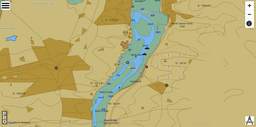
#> input picture comparator/chart.png, 256 x 127 px, shrunk from 1297 x 643 before the run; the run also reads 1 picture not shown here
$ python main.py   (Python 2 division)
#> lines starting #> are read from the running program, lines starting #| are printed output that depends on the picture
### comparator/image_processor.py
### This code processes our chart image.

from PIL import Image
import os

import colours
import simplifier
import black_remover

class Image_processor:
  # Fields.
  simp = simplifier.Simplifier()
  blck = black_remover.Black_remover()
  input_image = None
  img = None
  pxx = None

  # Setters.
  def set_input_image(self, s):
    self.input_image = s
  def set_img(self):
    self.img = Image.open(self.input_image)
#> self.img is the input picture: PIL image 256x127 RGBA; mean R, G, B, A 187.2, 175.2, 116, 255
  def set_img_dash(self, new_img):
    self.img = new_img
  def set_pxx(self):
    self.pxx = self.img.load()
  def set_pxx_dash(self, new_pxx):
    self.pxx = new_pxx
  def set_all(self, s):
    self.set_input_image(s)
    self.set_img()
    self.set_pxx()

  # Ronseal.
  def simplify_it(self):
    self.simp.set_all(self.input_image)
    self.simp.simplify()
    self.simp.save_to_output()

  # Ronseal.
  def remove_black_from_it(self):
    simplified = "simplified_"+self.input_image
    self.blck.set_all(simplified)
    self.blck.remove_black()
    self.blck.save_to_output()
    os.remove(simplified)

  # Ronseal.
  def process(self):
    self.simplify_it()
    self.remove_black_from_it()

  # Runs a demo.
  # For this to work, the correct test files must be present
  # in this directory.
  def demo(self):
    self.set_all("chart_test1.png")
    self.process()

def demo():
  program = Image_processor()
  program.demo()

# demo()

### comparator/simplifier.py
### This code simplifies the colours in our chart image.

from PIL import Image
import colours

class Simplifier:
  # Fields.
  input_image = None
  img = None
  pxx = None
  output = None

  # Setters.
  def set_input_image(self, s):
    self.input_image = s
  def set_img(self):
    self.img = Image.open(self.input_image)
  def set_pxx(self):
    self.pxx = self.img.load()
  def set_output(self):
    self.output = "simplified_"+self.input_image
  def set_all(self, s):
    self.set_input_image(s)
    self.set_img()
    self.set_pxx()
    self.set_output()

  # Getter.
  def save_to_output(self):
    self.img.save(self.output)
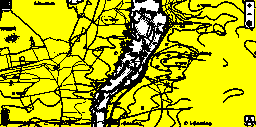
#> saved as simplified_chart.png: PIL image 256x127 RGBA; mean R, G, B, A 182.6, 182.6, 12.3, 255

  # Converts each pixel to either yellow, white or black.
  def simplify(self):
    for i in range(self.img.size[0]):
      for j in range(self.img.size[1]):
        pixel = self.pxx[i, j]
        if(colours.is_land0(pixel)):
          self.pxx[i, j] = colours.yellow
        elif(colours.is_land1(pixel)):
          self.pxx[i, j] = colours.yellow
        elif(colours.is_drying(pixel)):
          self.pxx[i, j] = colours.white
        elif(colours.is_water0(pixel)):
          self.pxx[i, j] = colours.white
        elif(colours.is_water1(pixel)):
          self.pxx[i, j] = colours.white
        else:
          self.pxx[i, j] = colours.black

  # Runs the unit tests.
  # For this to work, the correct test files must be present
  # in this directory.
  # [19 lines left out: functions test, demo, not called in this run]

def test():
  program = Simplifier()
  program.test()

def demo():
  program = Simplifier()
  program.demo()

# test()
# demo()

### comparator/black_remover.py
### This code simplifies the colours in our chart image.

from PIL import Image
import colours

class Black_remover:
  # Fields.
  input_image = None
  img = None
  pxx = None
  output = None

  # Setters.
  def set_input_image(self, s):
    self.input_image = s
  def set_img(self):
    self.img = Image.open(self.input_image)
  def set_pxx(self):
    self.pxx = self.img.load()
  def set_output(self):
    self.output = "noblack_"+self.input_image
  def set_all(self, s):
    self.set_input_image(s)
    self.set_img()
    self.set_pxx()
    self.set_output()

  # Getter.
  def save_to_output(self):
    self.img.save(self.output)
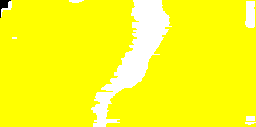
#> saved as noblack_simplified_chart.png: PIL image 256x127 RGBA; mean R, G, B, A 254.4, 254.4, 28.8, 255

  # Ronseal.
  def remove_black(self):
    for i in range(self.img.size[0]):
      for j in range(self.img.size[1]):
        pixel = self.pxx[i, j]
        right = colours.black
        up = colours.black
        left = colours.black
        down = colours.black
        if(j != self.img.size[1]-1):
          right = self.pxx[i, j+1]
        if(i != 0):
          up = self.pxx[i-1, j]
        if(j != 0):
          left = self.pxx[i, j-1]
        if(i != self.img.size[0]-1):
          down = self.pxx[i+1, j]
        if(colours.is_black(pixel)):
          if(colours.is_yellow(right)):
            self.pxx[i, j] = colours.yellow
          elif(colours.is_white(right)):
            self.pxx[i, j] = colours.white
          elif(colours.is_yellow(up)):
            self.pxx[i, j] = colours.yellow
          elif(colours.is_white(up)):
            self.pxx[i, j] = colours.white
          elif(colours.is_white(left)):
            self.pxx[i, j] = colours.white
          elif(colours.is_yellow(left)):
            self.pxx[i, j] = colours.yellow
          elif(colours.is_white(down)):
            self.pxx[i, j] = colours.white
          elif(colours.is_yellow(down)):
            self.pxx[i, j] = colours.yellow

  # Tests whether the image still contains any black pixels.
  # [23 lines left out: functions contains_black, test, demo, not called in this run]

def test():
  program = Black_remover()
  program.test()

def demo():
  program = Black_remover()
  program.demo()

# test()
# demo()

### comparator/comparator.py
### This code compares the splodges in (1) and (2).

from shutil import copyfile
from PIL import Image
import os

import splodgifier
import colours

# Constants.
min_grnn = 50

class Comparator:
  # Fields.
  spfr = splodgifier.Splodgifier()
  input_image1 = None
  img1 = None
  pxx1 = None
  input_image2 = None
  img2 = None
  pxx2 = None
  splodgifactions = 1
  splodgified = None
  grnn = 0
  diff = 0
  original = None
  min_grnn_flag = 0
  over_land_flag = 0

  # Setters.
  def set_input_image1(self, s):
    self.input_image1 = s
  def set_img1(self):
    self.img1 = Image.open(self.input_image1)
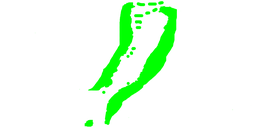
#> input picture comparator/radar.png, 256 x 127 px, shrunk from 1297 x 643 before the run
#> self.img1 is the input picture: PIL image 256x127 RGBA; mean R, G, B, A 231.8, 255, 231.8, 255
  def set_pxx1(self):
    self.pxx1 = self.img1.load()
  def set_input_image2(self, s):
    self.input_image2 = s
  def set_img2(self):
    self.img2 = Image.open(self.input_image2)
  def set_pxx2(self):
    self.pxx2 = self.img2.load()
  def set_splodgifactions(self, n):
    self.splodgifactions = n
  def set_splodgified(self):
    if(self.input_image2 == None):
      return
    else:
      self.splodgified = ("splodgified_"+
                          str(self.splodgifactions)+
                          "times_"+self.input_image2)
  def set_all(self, s1, s2, n):
    self.set_input_image1(s1)
    self.set_input_image2(s2)
    self.set_img1()
    self.set_img2()
    self.set_pxx1()
    self.set_pxx2()
    self.set_splodgifactions(n)
  def set_original(self, s):
    self.original = s

  # Checks whether the proportion of green pixels is above the
  # agreed minimum.
  def check_gp(self, gp):
    self.min_grnn_flag = 0
    if(gp == 0):
      self.min_grnn_flag = 1
      return
    tp = self.img1.size[0]*self.img1.size[1]
    r = tp/gp
    if(r > min_grnn):
      self.min_grnn_flag = 1

  # Ronseal
  def splodgify(self):
    self.set_splodgified()
    self.set_original(self.input_image2)
    copyfile(self.input_image2, self.splodgified)
    self.spfr.set_all(self.splodgified, self.splodgified)
    for i in range(0, self.splodgifactions):
      self.spfr.splodgify()
      self.spfr.save_to_out()
    if(self.spfr.over_land_flag == 2):
      self.over_land_flag = 1
    else:
      self.over_land_flag = 0
    self.set_all(self.input_image1, self.splodgified,
                 self.splodgifactions)

  # Calculates the "grnn" and "diff" fields.
  def update_grnn_diff(self):
    self.grnn = 0;
    self.diff = 0;
    if(self.img1.size[0] != self.img2.size[0]):
      print("Images not the same width.")
      return
    if(self.img1.size[1] != self.img2.size[1]):
      print("Images not the same height.")
      return
    for i in range(self.img1.size[0]):
      for j in range(self.img1.size[1]):
        if(colours.is_green(self.pxx1[i, j])):
          self.grnn += 1
          if(colours.is_not_green(self.pxx2[i, j])):
            self.diff += 1
    self.check_gp(self.grnn)

  # Finds the percentage match between the two images.
  def match(self):
    self.splodgify()
    self.update_grnn_diff()
    os.remove(self.splodgified)

  # Prints the results of "match".
  # [8 lines left out: function print_match, not called in this run]

# test()
# demo()

### comparator/splodgifier.py
### This code turns our image green, and adds a border.

from PIL import Image
import colours

# Constants.
# 10 corresponds to one tenth.
center_proportion = 10
acceptable_yellow = 0.7

class Splodgifier:
  # Fields.
  input_image = None
  img = None
  pxx = None
  out = None
  # 0 = unchecked, 1 = not over land, 2 = over land
  over_land_flag = 0

  # Setters.
  def set_input_image(self, s):
    self.over_land_flag = 0
    self.input_image = s
  def set_img(self):
    self.img = Image.open(self.input_image)
  def set_pxx(self):
    self.pxx = self.img.load()
  def set_out(self, s):
    self.out = s
  def set_all(self, s1, s2):
    self.set_input_image(s1)
    self.set_img()
    self.set_pxx()
    self.set_out(s2)

  # Checks whether the chart is showing our position as
  # over land.
  def check_over_land(self):
    yellow_pxx = 0
    total_pxx = ((self.img.size[0]/center_proportion)*
                 (self.img.size[1]/center_proportion))
#> total_pxx = 300
    center0 = self.img.size[0]/2
#> center0 = 128
    center1 = self.img.size[1]/2
#> center1 = 63
    start0 = (center0-
              (self.img.size[0]/(center_proportion*2)))
#> start0 = 116
    end0 = (center0+
            (self.img.size[0]/(center_proportion*2)))
#> end0 = 140
    start1 = (center1-
              (self.img.size[1]/(center_proportion*2)))
#> start1 = 57
    end1 = (center1+
            (self.img.size[1]/(center_proportion*2)))
#> end1 = 69
    if(self.over_land_flag == 1):
      return
    elif(self.over_land_flag == 2):
      return
    else:
      for i in range(start0, end0):
        for j in range(start1, end1):
          if(colours.is_yellow(self.pxx[i, j])):
            yellow_pxx = yellow_pxx+1
#> after the loop, yellow_pxx = 56
      if(float(yellow_pxx)/float(total_pxx) > acceptable_yellow):
        self.over_land_flag = 2
      else:
        self.over_land_flag = 1

  # Ronseal.
  def turn_green(self):
    for i in range(self.img.size[0]):
      for j in range(self.img.size[1]):
        if(colours.is_not_white(self.pxx[i, j])):
          self.pxx[i, j] = colours.green

  # Ronseal.
  def turn_yellow(self):
    for i in range(self.img.size[0]):
      for j in range(self.img.size[1]):
        if(colours.is_not_white(self.pxx[i, j])):
          self.pxx[i, j] = colours.yellow

  # These functions draw an edge round our image.
  def colour_left_edge(self):
    for i in range(self.img.size[0]-1):
      for j in range(self.img.size[1]):
        if(colours.is_white(self.pxx[i, j]) and
           colours.is_yellow(self.pxx[i+1, j])):
          self.pxx[i, j] = colours.green

  def colour_right_edge(self):
    for i in range(1, self.img.size[0]):
      for j in range(self.img.size[1]):
        if(colours.is_white(self.pxx[i, j]) and
           colours.is_yellow(self.pxx[i-1, j])):
          self.pxx[i, j] = colours.green

  def colour_top_edge(self):
    for i in range(self.img.size[0]):
      for j in range(self.img.size[1]-1):
        if(colours.is_white(self.pxx[i, j]) and
           colours.is_yellow(self.pxx[i, j+1])):
          self.pxx[i, j] = colours.green

  def colour_bottom_edge(self):
    for i in range(self.img.size[0]):
      for j in range(1, self.img.size[1]):
        if(colours.is_white(self.pxx[i, j]) and
           colours.is_yellow(self.pxx[i, j-1])):
          self.pxx[i, j] = colours.green

  def colour_edges(self):
    self.colour_left_edge()
    self.colour_right_edge()
    self.colour_top_edge()
    self.colour_bottom_edge()

  # Ronseal.
  def save_to_out(self):
    self.img.save(self.out)
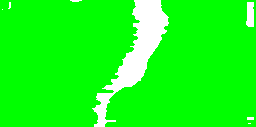
#> saved as splodgified_1times_noblack_simplified_chart.png: PIL image 256x127 RGBA; mean R, G, B, A 24.1, 255, 24.1, 255

  # Wraps up the "splodgification" into one function.
  def splodgify(self):
    self.check_over_land()
    self.turn_yellow()
    self.colour_edges()
    self.turn_green()

# This will require the presence of tshape.png in this
# directory in order to work.
# [6 lines left out: function demo, not called in this run]

# demo()

### comparator/colours.py
# Colours. The final 255 is for opacity.
white = (255, 255, 255, 255)
black = (0, 0, 0, 255)
yellow = (255, 255, 0, 255)
green = (0, 255, 0, 255)
light_green = (127, 255, 127, 255)

# Other constants.
def full():
  return(255)

# Determines whether a given pixel is WHITE.
def is_white(pixel):
  if(pixel[0] != 255):
    return(False)
  if(pixel[1] != 255):
    return(False)
  if(pixel[2] != 255):
    return(False)
  return(True)

# Determines whether a given pixel is NOT WHITE.
def is_not_white(pixel):
  if(pixel[0] != 255):
    return(True)
  if(pixel[1] != 255):
    return(True)
  if(pixel[2] != 255):
    return(True)
  return(False)

# Determines whether a given pixel is BLACK.
def is_black(pixel):
  if(pixel[0] != 0):
    return(False)
  if(pixel[1] != 0):
    return(False)
  if(pixel[2] != 0):
    return(False)
  return(True)

# Determines whether a given pixel is GREEN.
def is_green(pixel):
  if(pixel[0] != 0):
    return(False)
  if(pixel[1] != 255):
    return(False)
  if(pixel[2] != 0):
    return(False)
  return(True)

# Determines whether a given pixel is NOT GREEN.
def is_not_green(pixel):
  if(pixel[0] != 0):
    return(True)
  if(pixel[1] != 255):
    return(True)
  if(pixel[2] != 0):
    return(True)
  return(False)

# Determines whether a given pixel is YELLOW.
def is_yellow(pixel):
  if(pixel[0] != 255):
    return(False)
  if(pixel[1] != 255):
    return(False)
  if(pixel[2] != 0):
    return(False)
  return(True)

# Determines whether a given pixel represents LAND.
def is_land0(pixel):
  if(not(170 <= pixel[0] <= 180)):
    return(False)
  if(not(140 <= pixel[1] <= 150)):
    return(False)
  if(not(50 <= pixel[2] <= 60)):
    return(False)
  return(True)

# Also determines whether a given pixel represents LAND.
def is_land1(pixel):
  if(not(200 <= pixel[0] <= 210)):
    return(False)
  if(not(180 <= pixel[1] <= 190)):
    return(False)
  if(not(120 <= pixel[2] <= 130)):
    return(False)
  return(True)

# Determines whether a given pixel represents a DRYING HEIGHT.
def is_drying(pixel):
  if(not(130 <= pixel[0] <= 140)):
    return(False)
  if(not(170 <= pixel[1] <= 180)):
    return(False)
  if(not(140 <= pixel[2] <= 150)):
    return(False)
  return(True)

# Determines whether a given pixel represents WATER.
def is_water0(pixel):
  if(not(110 <= pixel[0] <= 120)):
    return(False)
  if(not(180 <= pixel[1] <= 190)):
    return(False)
  if(not(230 <= pixel[2] <= 240)):
    return(False)
  return(True)

# Also determines whether a given pixel represents WATER.
def is_water1(pixel):
  if(pixel[0] < 240):
    return(False)
  if(pixel[1] < 240):
    return(False)
  if(pixel[2] < 240):
    return(False)
  return(True)

### comparator/main.py
### This code compares the splodges in (1) against the chart
### in (2).

from shutil import copyfile
from PIL import Image
import os

import colours
import timeit
import image_processor
import comparator

# Constants.
goodness_cutoff = 10000
# pp stands for "Processed Prefix".
pp = "noblack_simplified_"

class Main:
  # Fields.
  impsr = image_processor.Image_processor()
  cmptr = comparator.Comparator()

  input_source1 = None
  input_source2 = None
  radar = None
  chart = None
  splodgifactions = 1
  diff = 0
  result = 0

  # Setters.
  def set_input_source1(self, s):
    self.input_source1 = s
  def set_input_source2(self, s):
    self.input_source2 = s
  def set_radar(self):
    self.radar = "radar.png"
    copyfile(self.input_source1, self.radar)
  def set_chart(self):
    self.chart = "chart.png"
    copyfile(self.input_source2, self.chart)
  def set_splodgifactions(self, n):
    self.splodgifactions = n
  def set_all(self, s1, s2, n):
    self.set_input_source1(s1)
    self.set_input_source2(s2)
    self.set_radar()
    self.set_chart()
    self.set_splodgifactions(n)

  # Converts our "result" code into a sentence in English.
  def print_result(self):
    if(self.result == 0):
      print("GPS verified.")
    elif(self.result == 1):
      print("GPS falsified.")
    else:
      print("Too little data.")

  # Ronseal.
  def run_full_comparison(self, s1, s2, n):
    self.set_all(s1, s2, n)
    self.impsr.set_all(self.chart)
    self.impsr.process()
    self.chart = pp+self.chart
    self.cmptr.set_all(self.radar,
                       self.chart,
                       self.splodgifactions)
    self.cmptr.match()
    os.remove(self.chart)
    self.diff = self.cmptr.diff
    if(self.cmptr.over_land_flag == 1):
      print("Over land by GPS!")
      self.result = 1
      return
    elif(self.cmptr.min_grnn_flag == 1):
      self.result = 2
    else:
      self.result = 0
    if(self.result == 2):
      return
    elif(self.diff > goodness_cutoff):
      self.result = 1
    else:
      self.result = 0

  # Ronseal.
  def print_full_comparison(self, s1, s2, n):
    print("Comparing "+s1+" and "+s2+" with "+
          str(n)+" splodgifactions...")
    self.run_full_comparison(s1, s2, n)
    print("diff = "+str(self.diff))
    self.print_result()

  # Runs the unit tests.
  # For this to work, the correct test files must be present
  # in this directory.
  def test(self):
    print("Running unit tests...")
    self.run_full_comparison("test0.png", "chart_test1.png", 1)
    assert(self.diff == 0)
    self.run_full_comparison("test1.png", "chart_test1.png", 1)
    assert(self.result == 0)
    self.run_full_comparison("test2.png", "chart_test2.png", 1)
    assert(self.result == 1)
    self.run_full_comparison("test3.png", "chart_test3.png", 1)
    assert(self.result == 2)
    print("Tests passed!")

  # Runs a demo.
  # For this to work, the correct test files must be present
  # in this directory.
  def demo(self):
    self.print_full_comparison("radar_good/1.png",
                               "charts_good/1.png", 1)

  # Runs the simulation.
  def run_sim(self):
    current_radar = None
    current_chart = None
    for i in range(1, 31):
      current_radar = "radar_good/"+str(i)+".png"
      current_chart = "charts_good/"+str(i)+".png"
      self.print_full_comparison(current_radar,
                                 current_chart, 1)
      print("")

def test():
  program = Main()
  program.test()

def demo():
  start = timeit.default_timer()
  program = Main()
  program.demo()
  stop = timeit.default_timer()
  print("Time taken to run demo: "+str(stop-start)+
        " seconds.")

def run_sim():
  program = Main()
  program.run_sim()

# test()
demo()
# run_sim()
